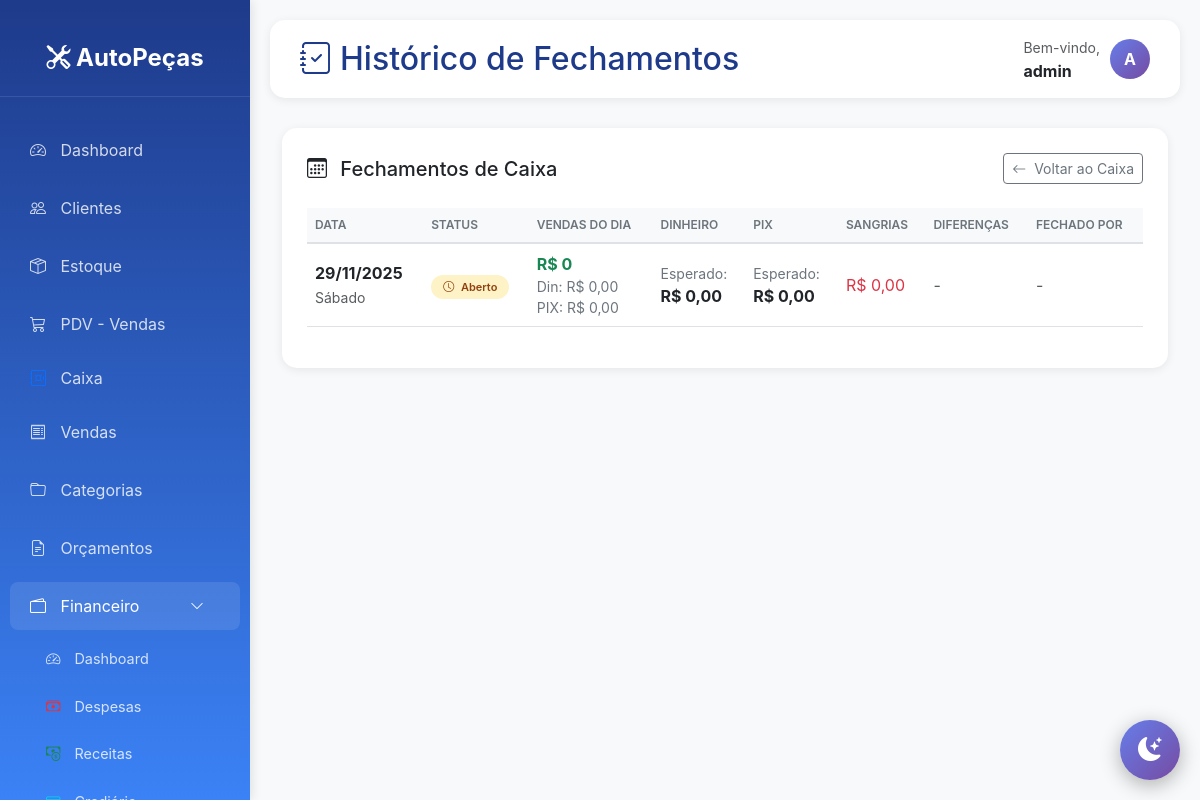
Screenshot of /financeiro/caixa/fechamento/historico/ (signed in) with the database file from the repository.
### financeiro/models.py (models this page shows, shortened)
class FechamentoCaixa(models.Model):
    STATUS_CHOICES = [
        ('ABERTO', 'Aberto'),
        ('FECHADO', 'Fechado'),
    ]
    data = models.DateField(unique=True, verbose_name='Data')
    status = models.CharField(max_length=10, choices=STATUS_CHOICES, default='ABERTO',
                              verbose_name='Status')
    saldo_inicial_dinheiro = models.DecimalField(max_digits=12, decimal_places=2, default=0,
                                                  verbose_name='Saldo Inicial Dinheiro')
    saldo_inicial_banco = models.DecimalField(max_digits=12, decimal_places=2, default=0,
                                               verbose_name='Saldo Inicial Banco')
    total_vendas_dinheiro = models.DecimalField(max_digits=12, decimal_places=2, default=0,
                                                 verbose_name='Vendas em Dinheiro')
    total_vendas_pix = models.DecimalField(max_digits=12, decimal_places=2, default=0,
                                            verbose_name='Vendas em PIX')
    total_vendas_debito = models.DecimalField(max_digits=12, decimal_places=2, default=0,
                                               verbose_name='Vendas em Débito')
    total_vendas_credito = models.DecimalField(max_digits=12, decimal_places=2, default=0,
                                                verbose_name='Vendas em Crédito')
    total_suprimentos = models.DecimalField(max_digits=12, decimal_places=2, default=0,
                                             verbose_name='Suprimentos')
    total_recebimentos = models.DecimalField(max_digits=12, decimal_places=2, default=0,
                                              verbose_name='Outros Recebimentos')
    total_sangrias = models.DecimalField(max_digits=12, decimal_places=2, default=0,
                                          verbose_name='Sangrias')
    total_pagamentos = models.DecimalField(max_digits=12, decimal_places=2, default=0,
                                            verbose_name='Pagamentos')
    saldo_esperado_dinheiro = models.DecimalField(max_digits=12, decimal_places=2, default=0,
                                                   verbose_name='Saldo Esperado Dinheiro')
    saldo_esperado_pix = models.DecimalField(max_digits=12, decimal_places=2, default=0,
                                              verbose_name='Saldo Esperado PIX')
    valor_informado_dinheiro = models.DecimalField(max_digits=12, decimal_places=2,
                                                    blank=True, null=True,
                                                    verbose_name='Valor Informado Dinheiro')
    valor_informado_pix = models.DecimalField(max_digits=12, decimal_places=2,
                                               blank=True, null=True,
                                               verbose_name='Valor Informado PIX')
    diferenca_dinheiro = models.DecimalField(max_digits=12, decimal_places=2, default=0,
                                              verbose_name='Diferença Dinheiro')
    diferenca_pix = models.DecimalField(max_digits=12, decimal_places=2, default=0,
                                         verbose_name='Diferença PIX')
    observacoes = models.TextField(blank=True, null=True, verbose_name='Observações')
    usuario_fechamento = models.ForeignKey(User, on_delete=models.SET_NULL,
                                            blank=True, null=True,
                                            verbose_name='Usuário do Fechamento')
    data_fechamento = models.DateTimeField(blank=True, null=True, verbose_name='Data/Hora Fechamento')
    data_cadastro = models.DateTimeField(auto_now_add=True)
    class Meta:
        verbose_name = 'Fechamento de Caixa'
        verbose_name_plural = 'Fechamentos de Caixa'
        ordering = ['-data']

### financeiro/views.py (the view)
# urls.py: path('caixa/fechamento/historico/', views.historico_fechamentos, name='historico_fechamentos'),
@login_required
def historico_fechamentos(request):
    fechamentos = FechamentoCaixa.objects.all()
    mes = request.GET.get('mes')
    ano = request.GET.get('ano')
    if mes and ano:
        fechamentos = fechamentos.filter(data__month=mes, data__year=ano)
    paginator = Paginator(fechamentos, 30)
    page = request.GET.get('page')
    fechamentos = paginator.get_page(page)
    context = {
        'fechamentos': fechamentos,
    }
    return render(request, 'financeiro/caixa/historico_fechamentos.html', context)

### templates/financeiro/caixa/historico_fechamentos.html (shortened to what this page needs)
{% extends 'base.html' %}
{% block page_title %}
<i class="bi bi-journal-check me-2"></i>Histórico de Fechamentos
{% endblock %}
{% block content %}
<div class="container-fluid">
    <div class="table-card">
        <div class="d-flex justify-content-between align-items-center mb-4">
            <h5 class="mb-0">
                <i class="bi bi-calendar3 me-2"></i>
                Fechamentos de Caixa
            </h5>
            <a href="{% url 'financeiro:dashboard_caixa' %}" class="btn btn-outline-secondary btn-sm">
                <i class="bi bi-arrow-left me-1"></i> Voltar ao Caixa
            </a>
        </div>
        {% if fechamentos %}
        <div class="table-responsive">
            <table class="table table-hover align-middle">
                <thead>
                    <tr>
                        <th>Data</th>
                        <th>Status</th>
                        <th>Vendas do Dia</th>
                        <th>Dinheiro</th>
                        <th>PIX</th>
                        <th>Sangrias</th>
                        <th>Diferenças</th>
                        <th>Fechado por</th>
                    </tr>
                </thead>
                <tbody>
                    {% for f in fechamentos %}
                    <tr>
                        <td>
                            <strong>{{ f.data|date:"d/m/Y" }}</strong>
                            <br>
                            <small class="text-muted">{{ f.data|date:"l" }}</small>
                        </td>
                        <td>
                            <span class="badge-status {{ f.status|lower }}">
                                {% if f.status == 'FECHADO' %}
                                <i class="bi bi-check-circle me-1"></i>
                                {% else %}
                                <i class="bi bi-clock me-1"></i>
                                {% endif %}
                                {{ f.get_status_display }}
                            </span>
                        </td>
                        <td class="valores-cell">
                            <strong class="text-success">
                                R$ {% widthratio f.total_vendas_dinheiro|add:f.total_vendas_pix|add:f.total_vendas_debito|add:f.total_vendas_credito 1 1 %}
                            </strong>
                            <small>
                                Din: R$ {{ f.total_vendas_dinheiro|floatformat:2 }}<br>
                                PIX: R$ {{ f.total_vendas_pix|floatformat:2 }}
                            </small>
                        </td>
                        <td class="valores-cell">
                            <small>Esperado:</small>
                            <strong>R$ {{ f.saldo_esperado_dinheiro|floatformat:2 }}</strong>
                        </td>
                        <td class="valores-cell">
                            <small>Esperado:</small>
                            <strong>R$ {{ f.saldo_esperado_pix|floatformat:2 }}</strong>
                        </td>
                        <td>
                            <span class="text-danger">
                                R$ {{ f.total_sangrias|floatformat:2 }}
                            </span>
                        </td>
                        <td>
                            {% if f.status == 'FECHADO' %}
                                {% if f.diferenca_dinheiro == 0 and f.diferenca_pix == 0 %}
                                <span class="diferenca-ok">
                                    <i class="bi bi-check-circle me-1"></i> Tudo certo
                                </span>
                                {% else %}
                                <small>
                                    Dinheiro:
                                    <span class="{% if f.diferenca_dinheiro > 0 %}diferenca-sobra{% elif f.diferenca_dinheiro < 0 %}diferenca-falta{% else %}diferenca-ok{% endif %}">
                                        {% if f.diferenca_dinheiro > 0 %}+{% endif %}R$ {{ f.diferenca_dinheiro|floatformat:2 }}
                                    </span>
                                    <br>
                                    PIX:
                                    <span class="{% if f.diferenca_pix > 0 %}diferenca-sobra{% elif f.diferenca_pix < 0 %}diferenca-falta{% else %}diferenca-ok{% endif %}">
                                        {% if f.diferenca_pix > 0 %}+{% endif %}R$ {{ f.diferenca_pix|floatformat:2 }}
                                    </span>
                                </small>
                                {% endif %}
                            {% else %}
                                <span class="text-muted">-</span>
                            {% endif %}
                        </td>
                        <td>
                            {% if f.usuario_fechamento %}
                                {{ f.usuario_fechamento.username }}
                                <br>
                                <small class="text-muted">{{ f.data_fechamento|time:"H:i" }}</small>
                            {% else %}
                                <span class="text-muted">-</span>
                            {% endif %}
                        </td>
                    </tr>
                    {% endfor %}
                </tbody>
            </table>
        </div>
        {% endif %}
    </div>
</div>
{% endblock %}

### templates/base.html (shortened to what this page needs)
<!DOCTYPE html>
<html lang="pt-BR">
<head>
    <link href="https://cdn.jsdelivr.net/npm/bootstrap@5.3.0/dist/css/bootstrap.min.css" rel="stylesheet">
    <link rel="stylesheet" href="https://cdn.jsdelivr.net/npm/bootstrap-icons@1.10.0/font/bootstrap-icons.css">
</head>
<body>
    <div class="sidebar">
        <div class="logo">
            <i class="bi bi-tools"></i> AutoPeças
        </div>
        <nav class="nav flex-column mt-4">
            <a class="nav-link {% if request.path == '/' %}active{% endif %}" href="{% url 'dashboard' %}">
                <i class="bi bi-speedometer2"></i> Dashboard
            </a>
            <a class="nav-link {% if 'clientes' in request.path %}active{% endif %}" href="{% url 'lista_clientes' %}">
                <i class="bi bi-people"></i> Clientes
            </a>
            <a class="nav-link {% if 'estoque' in request.path %}active{% endif %}" href="{% url 'lista_estoque' %}">
                <i class="bi bi-box-seam"></i> Estoque
            </a>
            <a class="nav-link {% if 'pdv' in request.path %}active{% endif %}" href="{% url 'pdv' %}">
                <i class="bi bi-cart3"></i> PDV - Vendas
            </a>
            <a class="nav-link py-2" href="{% url 'financeiro:dashboard_caixa' %}">
                <i class="bi bi-safe text-primary"></i> Caixa
            </a>
            <a class="nav-link {% if 'vendas' in request.path %}active{% endif %}" href="{% url 'lista_vendas' %}">
                <i class="bi bi-receipt"></i> Vendas
            </a>
            <a class="nav-link" href="{% url 'lista_categorias' %}">
                <i class="bi bi-folder"></i> Categorias
            </a>
            <a class="nav-link" href="{% url 'lista_orcamentos' %}">
                <i class="bi bi-file-earmark-text"></i> Orçamentos
            </a>
            <a class="nav-link d-flex justify-content-between align-items-center {% if 'financeiro' in request.path %}active{% endif %}"
            data-bs-toggle="collapse" href="#menuFinanceiro" role="button"
            aria-expanded="{% if 'financeiro' in request.path %}true{% else %}false{% endif %}">
                <span><i class="bi bi-wallet2"></i> Financeiro</span>
                <i class="bi bi-chevron-down small"></i>
            </a>
            <div class="collapse {% if 'financeiro' in request.path %}show{% endif %}" id="menuFinanceiro">
                <nav class="nav flex-column ms-3" style="font-size: 0.9rem;">
                    <a class="nav-link py-2" href="{% url 'financeiro:dashboard' %}">
                        <i class="bi bi-speedometer2"></i> Dashboard
                    </a>
                    <a class="nav-link py-2" href="{% url 'financeiro:lista_contas' %}">
                        <i class="bi bi-cash-stack text-danger"></i> Despesas
                    </a>
                    <a class="nav-link py-2" href="{% url 'financeiro:lista_receitas' %}">
                        <i class="bi bi-cash-coin text-success"></i> Receitas
                    </a>
                    <a class="nav-link py-2" href="{% url 'financeiro:lista_crediario' %}">
                        <i class="bi bi-credit-card text-info"></i> Crediário
                    </a>
                </nav>
            </div>
        </nav>
    </div>
    <div class="main-content">
        <div class="topbar">
            <h2>{% block page_title %}Sistema de Gestão{% endblock %}</h2>
            <div class="user-info">
                <div>
                    <small class="text-muted">Bem-vindo,</small><br>
                    <strong>{{ user.username }}</strong>
                </div>
                <div class="user-avatar">
                    {{ user.username|slice:":1"|upper }}
                </div>
            </div>
        </div>
        {% block content %}{% endblock %}
    </div>
    <button class="theme-toggle" id="theme-toggle" title="Alternar tema">
        <i class="bi bi-moon-stars-fill" id="theme-icon"></i>
    </button>
</body>
</html>

### templates/base.html (style rules this page uses)
:root { --primary-color: #0d6efd; --secondary-color: #6c757d; --success-color: #198754; --danger-color: #dc3545; --warning-color: #ffc107; --info-color: #0dcaf0; }
body { font-family: -apple-system, BlinkMacSystemFont, 'Segoe UI', Roboto, 'Helvetica Neue', Arial, sans-serif; background-color: #f8f9fa; transition: background-color 0.3s ease, color 0.3s ease; }
.theme-toggle { position: fixed; bottom: 20px; right: 20px; width: 60px; height: 60px; border-radius: 50%; background: linear-gradient(135deg, #667eea 0%, #764ba2 100%); border: none; color: white; font-size: 24px; cursor: pointer; box-shadow: 0 5px 20px rgba(0,0,0,0.3); transition: all 0.3s ease; z-index: 1000; display: flex; align-items: center; justify-content: center; }
.sidebar { height: 100vh; background: linear-gradient(180deg, #1e3a8a 0%, #3b82f6 100%); color: white; position: fixed; top: 0; left: 0; width: 250px; padding-top: 20px; box-shadow: 2px 0 10px rgba(0,0,0,0.1); overflow-y: auto; overflow-x: hidden; }
.sidebar .logo { text-align: center; padding: 20px; font-size: 24px; font-weight: bold; border-bottom: 1px solid rgba(255,255,255,0.1); }
.sidebar .nav-link { color: rgba(255,255,255,0.8); padding: 12px 20px; margin: 5px 10px; border-radius: 8px; transition: all 0.3s; }
.sidebar .nav-link:hover, .sidebar .nav-link.active { background-color: rgba(255,255,255,0.1); color: white; }
.sidebar .nav-link i { margin-right: 10px; width: 20px; }
.main-content { margin-left: 250px; padding: 20px; }
.table-card { background: white; border-radius: 15px; padding: 25px; box-shadow: 0 2px 10px rgba(0,0,0,0.08); }
.badge-status { padding: 6px 12px; border-radius: 20px; font-size: 12px; font-weight: 600; }
.topbar { background: white; padding: 15px 30px; border-radius: 15px; margin-bottom: 30px; box-shadow: 0 2px 10px rgba(0,0,0,0.08); display: flex; justify-content: space-between; align-items: center; }
.topbar h2 { margin: 0; color: #1e3a8a; }
.user-info { display: flex; align-items: center; gap: 10px; }
.user-avatar { width: 40px; height: 40px; border-radius: 50%; background: linear-gradient(135deg, #667eea 0%, #764ba2 100%); display: flex; align-items: center; justify-content: center; color: white; font-weight: bold; }

### templates/financeiro/caixa/historico_fechamentos.html (style rules this page uses)
.table-card { background: white; border-radius: 15px; padding: 25px; box-shadow: 0 2px 10px rgba(0,0,0,0.08); }
.table th { background: #f8f9fa; font-weight: 600; font-size: 12px; text-transform: uppercase; color: #6c757d; border-bottom: 2px solid #dee2e6; }
.badge-status { padding: 5px 12px; border-radius: 20px; font-size: 11px; font-weight: 600; }
.badge-status.aberto { background: #fef3c7; color: #92400e; }
.valores-cell small { display: block; color: #6c757d; }

### rows the page displays
FechamentoCaixa: data "29/11/2025", data "Sábado", status "Aberto", total_vendas_dinheiro+total_vendas_pix+total_vendas_debito "0", total_vendas_dinheiro "0,00", total_vendas_pix "0,00", saldo_esperado_dinheiro "0,00", saldo_esperado_pix "0,00", total_sangrias "0,00"

### other values shown
{{ user.username }} "admin"
{{ user.username|slice:":1"|upper }} "A"
